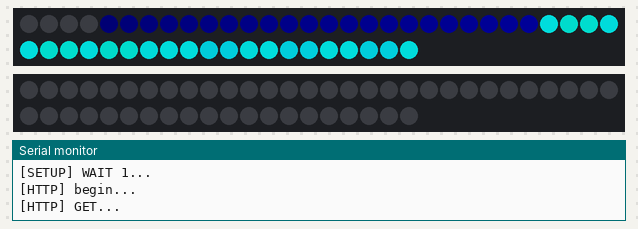
Simulated run of this sketch. Board: ESP8266 (NodeMCU). On the bench: 2 × 50 RGB LEDs in strip order, left to right, continuing on the next row, the last lines printed to the serial monitor. Dim RGB values are drawn brighter than linear; WiFi joins after 1.5 s; servers stay silent unless stated.

Above: at 5.86 s.
At 10.39 s:
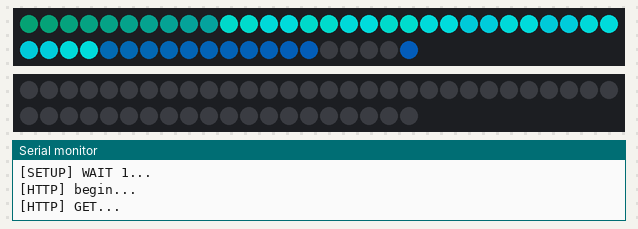
At 14.42 s:
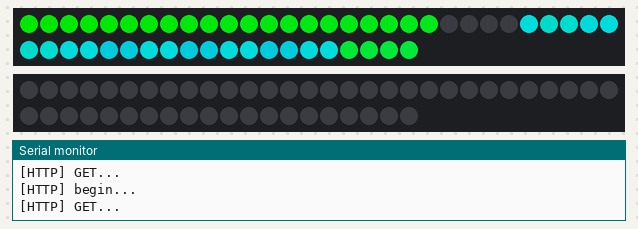
At 22.87 s:
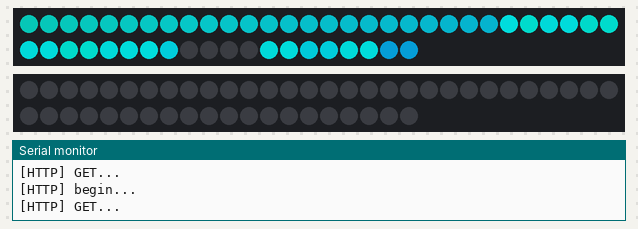
At 31.02 s:
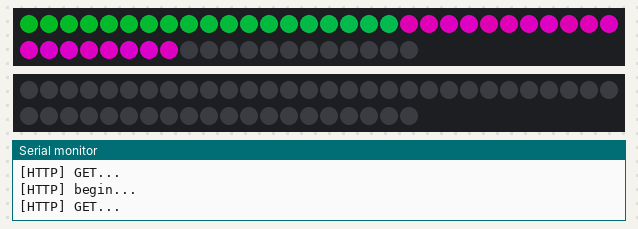
At 39.79 s:
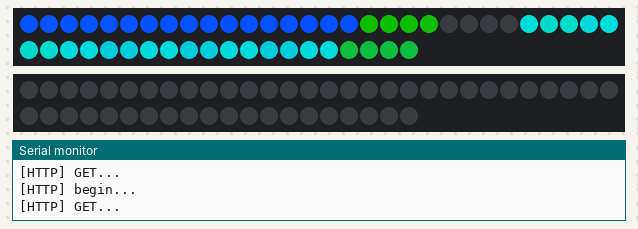

The sketch:

wind_chimes_BasicHttpClient_test4.ino
```cpp
#include <Arduino.h>
#include <ESP8266WiFi.h>
#include <ESP8266WiFiMulti.h>
#include <ESP8266HTTPClient.h>
#include <ArduinoJson.h>
#include <Adafruit_NeoPixel.h>

#define USE_SERIAL Serial
#define BRIGHTNESS 255
const int numPixels  = 50;
//const int numPixels2  = 54;
const int ledPin = 14; // the pin that the LED is attached to
const int ledPin2 = 12; // the pin that the LED is attached to
float speed;
int c;

Adafruit_NeoPixel strip = Adafruit_NeoPixel(numPixels, ledPin, NEO_GRB + NEO_KHZ800);
Adafruit_NeoPixel strip2 = Adafruit_NeoPixel(numPixels, ledPin2, NEO_GRB + NEO_KHZ800);

ESP8266WiFiMulti WiFiMulti;

const size_t bufferSize = JSON_ARRAY_SIZE(2) + JSON_OBJECT_SIZE(3) + 60;
DynamicJsonBuffer jsonBuffer(bufferSize);

void setup() {


  USE_SERIAL.begin(115200);
  // USE_SERIAL.setDebugOutput(true);

  for (uint8_t t = 4; t > 0; t--) {
    USE_SERIAL.printf("[SETUP] WAIT %d...\n", t);
    USE_SERIAL.flush();
    delay(1000);
  }

  WiFiMulti.addAP("RHK", "11223344");
  WiFiMulti.addAP("itpsandbox", "NYU+s0a!+P?");

  strip.begin();
  strip.clear();
  strip.show(); // Initialize all pixels to 'off'

  strip2.begin();
  strip2.clear();
  strip2.show(); // Initialize all pixels to 'off'


}

void loop() {
  // wait for WiFi connection
  if ((WiFiMulti.run() == WL_CONNECTED)) {

    HTTPClient http;

    //callWeatherAPI("New York");
    USE_SERIAL.print("[HTTP] begin...\n");
    // configure traged server and url
    //http.begin("https://192.168.1.12/test.html", "7a 9c f4 db 40 d3 62 5a 6e 21 bc 5c cc 66 c8 3e a1 45 59 38"); //HTTPS
    http.begin("http://api.wunderground.com/api/3e5efec846df6775/conditions/q/NY/10003.json");

    USE_SERIAL.print("[HTTP] GET...\n");
    // start connection and send HTTP header
    int httpCode = http.GET();

    // httpCode will be negative on error
    if (httpCode > 0) {
      // HTTP header has been send and Server response header has been handled
      USE_SERIAL.printf("[HTTP] GET... code: %d\n", httpCode);

      // file found at server
      if (httpCode == HTTP_CODE_OK) {
        String payload = http.getString();
        USE_SERIAL.println(payload);

        JsonObject& root = jsonBuffer.parseObject(payload);
        long speed = root["current_observation"]["wind_kph"]; // 1351824120
        Serial.println(speed);
        Serial.println(c);


      } else {
        USE_SERIAL.printf("[HTTP] GET... failed, error: %s\n", http.errorToString(httpCode).c_str());
      }

      http.end();
    }

    whiteOverRainbow1(1, 30, 4);
    whiteOverRainbow2(1, 10, 12);

    //whiteOverRainbow1(1, 120 / 1 + speed * 10, 1 + speed * 10); // whiteSpeed * whiteLength(wind speed *10) = 120
    //whiteOverRainbow2(1, 120 / 1 + speed * 10, 1 + speed * 10); // whiteSpeed * whiteLength(wind speed *10) = 120
  }

}


void dayWhite(uint8_t wait, uint8_t mapSpeed) {
  for (int j = 0; j < 256 ; j++) {
    for (uint16_t i = 0; i < strip.numPixels() +  mapSpeed ; i++) {
      strip.setBrightness(mapSpeed - abs(mapSpeed - j % mapSpeed * 2));
      strip.setPixelColor(j, 100, 250, 150);
      Serial.println(mapSpeed - abs(mapSpeed - j % mapSpeed * 2));
    }
    delay(wait);
    strip.show();
  }
}

void whiteOverRainbow1(uint8_t wait, uint8_t whiteSpeed, uint8_t whiteLength) {

  if (whiteLength >= strip.numPixels()) whiteLength = strip.numPixels() - 1;

  int head = whiteLength - 1;
  int tail = 0;

  int loops = 3;
  int loopNum = 0;

  static unsigned long lastTime = 0;


  while (true) {
    for (int j = 0; j < 256; j++) {
      for (uint16_t i = 0; i < strip.numPixels(); i++) {
        if ((i >= tail && i <= head) || (tail > head && i >= tail) || (tail > head && i <= head) ) {
          strip.setPixelColor(i, 0, 0, 0);
        }
        else {
          strip.setPixelColor(i, ny(((i * 256 / strip.numPixels()) + j) & 255));
        }

      }

      if (millis() - lastTime > whiteSpeed) {
        head ++;
        tail ++ ;
        if (head == strip.numPixels()) {
          loopNum++;
        }
        lastTime = millis();
      }

      if (loopNum == loops) return;

      head %= strip.numPixels();
      tail %= strip.numPixels();
      strip.show();
      delay(wait);
    }
  }
}

void whiteOverRainbow2(uint8_t wait, uint8_t whiteSpeed, uint8_t whiteLength) {

  if (whiteLength >= strip.numPixels()) whiteLength = strip.numPixels() - 1;

  int head = whiteLength - 1;
  int tail = 0;

  int loops = 3;
  int loopNum = 0;

  static unsigned long lastTime = 0;


  while (true) {
    for (int j = 0; j < 256; j++) {
      for (uint16_t i = 0; i < strip.numPixels(); i++) {
        if ((i >= tail && i <= head) || (tail > head && i >= tail) || (tail > head && i <= head) ) {
          strip.setPixelColor(i, 0, 0, 0);
        }
        else {
          strip.setPixelColor(i, seoul(((i * 256 / strip.numPixels()) + j) & 255));
        }

      }

      if (millis() - lastTime > whiteSpeed) {
        head ++;
        tail ++ ;
        if (head == strip.numPixels()) {
          loopNum++;
        }
        lastTime = millis();
      }

      if (loopNum == loops) return;

      head %= strip.numPixels();
      tail %= strip.numPixels();
      strip.show();
      delay(wait);
    }
  }
}

uint32_t ny(byte WheelPos) {
  WheelPos = 255 - WheelPos;
  if (WheelPos < 62) {
    return strip.Color(0, 150 - WheelPos % 20, 150 - WheelPos % 10);
  }
  if (WheelPos < 124) {
    WheelPos -= 62;
    return strip.Color(0, 150 - WheelPos % 10, 150 - WheelPos % 20);
  }
}

uint32_t seoul(byte WheelPos) {
  WheelPos = 255 - WheelPos;
  if (WheelPos < 62) {
    return strip.Color(160 - WheelPos % 20, 0, 140 - WheelPos % 10);
  }
  if (WheelPos < 124) {
    WheelPos -= 62;
    return strip.Color(160 - WheelPos % 10, 0, 140 - WheelPos % 20);
  }
}
```
